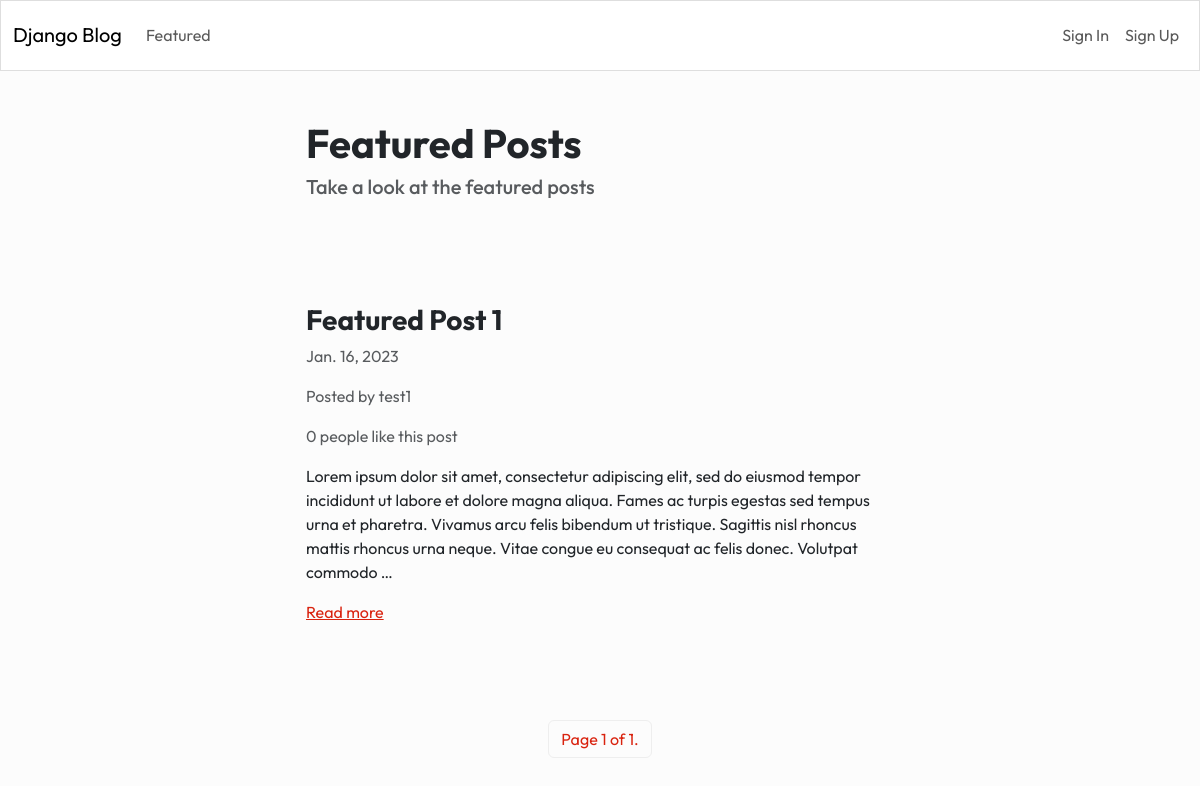
/featured/, run on the app's committed database.
### blog/models.py (models this page shows)
class Article(models.Model):
	title = models.CharField(max_length=255)
	content = HTMLField()
	date = models.DateField(auto_now_add=True)
	author = models.ForeignKey(User, on_delete=models.CASCADE)
	featured = models.BooleanField(default=False)
	likes = models.ManyToManyField(User, related_name='likes', blank=True)

### blog/views.py (the view)
# urls.py: path('featured/', Featured.as_view(), name='featured'),
class Featured(ListView):
	model = Article
	queryset = Article.objects.filter(featured=True).order_by('-date')
	template_name = 'blog/featured.html'
	paginate_by = 1

### blog/templates/blog/featured.html (shortened to what this page needs)
{% extends 'blog/base.html' %}
{% block content %}
	<div class="row">
		<div class="col-md-6 col-12 mx-md-auto mx-3 mt-5 mb-5">
			<h1 class="fw-bolder">Featured Posts</h1>
			<h5 class="text-muted">Take a look at the featured posts</h5>
		</div>
	</div>
	{% for object in object_list %}
	<div class="row">
		<div class="col-md-6 col-11 mx-md-auto mx-3 mt-5 mb-5">
			<h3 class="fw-bold">{{ object.title }}</h3>
			<p class="text-muted"> {{ object.date }}</p>
			<p class="text-muted">Posted by {{ object.author.username }}</p>
			{% if object.likes.count == 1 %}
				<p class="text-muted">{{ object.likes.count }} person likes this post</p>
			{% else %}
				<p class="text-muted">{{ object.likes.count }} people like this post</p>
			{% endif %}
			<div class="my-3">
				{{ object.content|truncatewords_html:50|safe }}
			</div>
			<a href="{% url 'detail_article' object.id %}">Read more</a>
		</div>
	</div>
	{% endfor %}
	<nav>
		<ul class="pagination">
			<div class="mx-auto d-flex flex-row mt-5">
				<li class="page-item">
					<a class="page-link" href="#">Page {{ page_obj.number }} of {{ page_obj.paginator.num_pages }}.</a>
				</li>
			</div>
		</ul>
	</nav>
{% endblock content %}

### blog/templates/blog/base.html (style rules this page uses)
* { margin: 0; padding: 0; box-sizing: border-box; font-family: "Outfit", sans-serif; }

### data on the page
Article: title "Featured Post 1", date "Jan. 16, 2023", author.username "test1", likes.count "0", content "Lorem ipsum dolor sit amet, consectetur adipiscing elit, sed do eiusmod tempor incididunt ut labore et dolore magna aliqua. Fames ac turpis egestas sed tempus urna et pharetra. Vivamus arcu felis bibendum ut tristique. Sagittis nisl rhoncus mattis rhoncus urna neque. Vitae congue eu consequat ac felis donec. Volutpat commodo …"

### other printed values
{{ page_obj.number }} "1"
{{ page_obj.paginator.num_pages }} "1"
